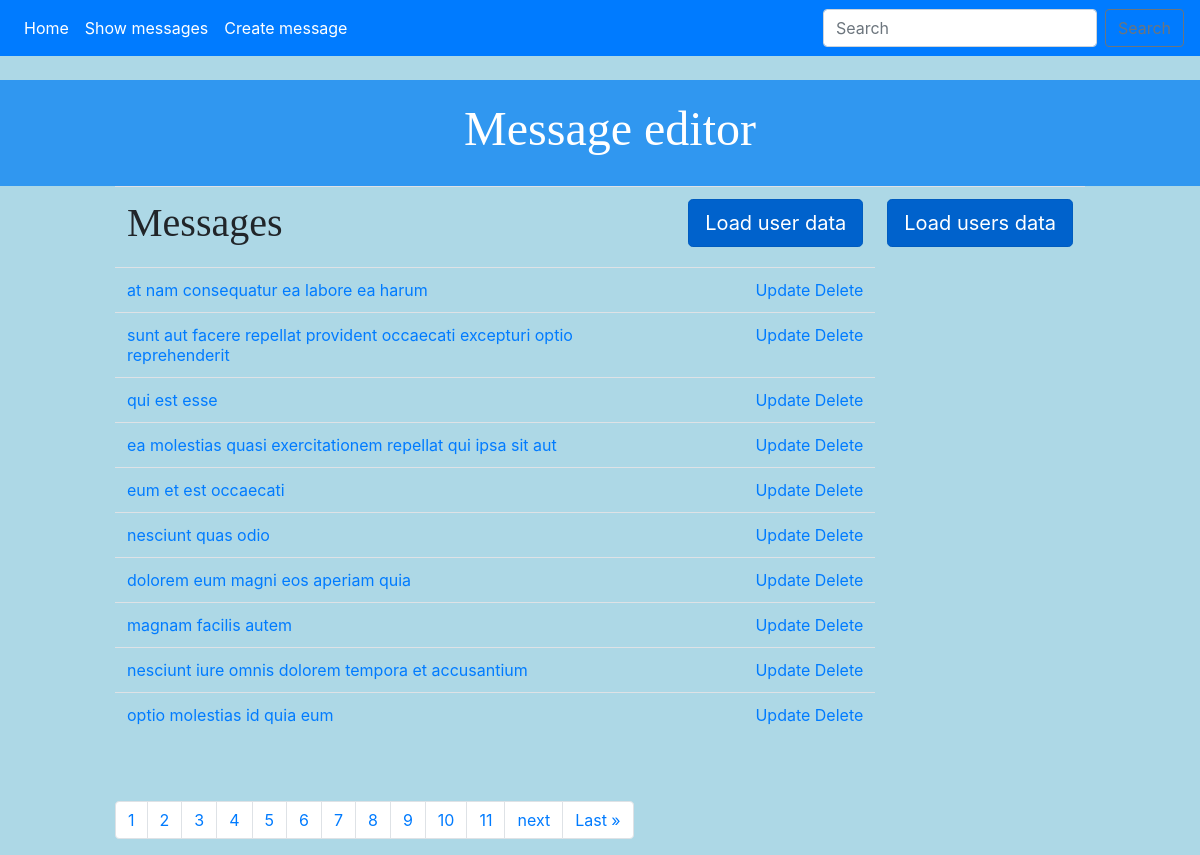
The page / on the database its author committed.
### message_editor/models.py (models this page shows, shortened)
class Message(models.Model):
    id = models.PositiveIntegerField(primary_key=True)
    userId = models.IntegerField()
    title = models.CharField(max_length=200)
    body = models.CharField(max_length=200)

### message_editor/views.py (the view)
# urls.py: path("", views.show_all_messages, name="messages"),
def show_all_messages(request):
    data = Message.objects.all()
    p = Paginator(Message.objects.all(),10)
    page = request.GET.get('page')
    message = p.get_page(page)
    nums = "a" * message.paginator.num_pages
    return render(request,'message_editor/message_list.html', {'data': data,'message':message, 'nums':nums})

### message_editor/templates/message_editor/message_list.html (shortened to what this page needs)
{% extends 'message_editor/base.html' %}
{% block content %}
<table class = table table-striped table-hover table-bordered >
	<tr><td><h1>Messages</h1></td> <td><a href="{% url 'test-data' %}" class="btn btn-primary btn-lg active" role="button" aria-pressed="true">Load user data</a></td>
		<td><a href="{% url 'test-users' %}" class="btn btn-primary btn-lg active" role="button" aria-pressed="true">Load users data</a></td>
	</tr>
	{% for message in message%}
            <tr>
<td>
	<a href="{% url 'show-message' message.id %}">{{message.title}}</a><br/>
</td>
				<td align = "right">
					<a href="{% url 'update-message' message.id%}">Update</a>
					<a href="{% url 'delete-message' message.id%}">Delete</a>
				</td>
</tr>
		{% endfor %}
</table>
<br/>
<br/>
<nav aria-label="Page navigation example">
  <ul class="pagination">
{% for i in nums %}
	  <li class="page-item"><a class="page-link" href="?page={{ forloop.counter }}">
         {{ forloop.counter }}
	  </a></li>
{% endfor %}
{% if message.has_next %}
<li class="page-item"><a class="page-link" href="?page={{ message.next_page_number }}">next</a></li>
<li class="page-item"><a class="page-link" href="?page={{ message.paginator.num_pages }}">Last &raquo</a></li>
{% endif %}
      </ul>
</nav>
{% endblock %}

### message_editor/static/css/message_editor.css (style rules this page uses)
body { background-color: lightblue; }
.container h1,h2 { align:center; }
h1, h2, h3, h4 { font-family: 'Times New Roman', Serif; }

### rows shown on the page
Message: title "at nam consequatur ea labore ea harum"
Message: title "sunt aut facere repellat provident occaecati excepturi optio reprehenderit"
Message: title "qui est esse"
Message: title "ea molestias quasi exercitationem repellat qui ipsa sit aut"
Message: title "eum et est occaecati"
Message: title "nesciunt quas odio"
Message: title "dolorem eum magni eos aperiam quia"
Message: title "magnam facilis autem"
Message: title "nesciunt iure omnis dolorem tempora et accusantium"
Message: title "optio molestias id quia eum"
